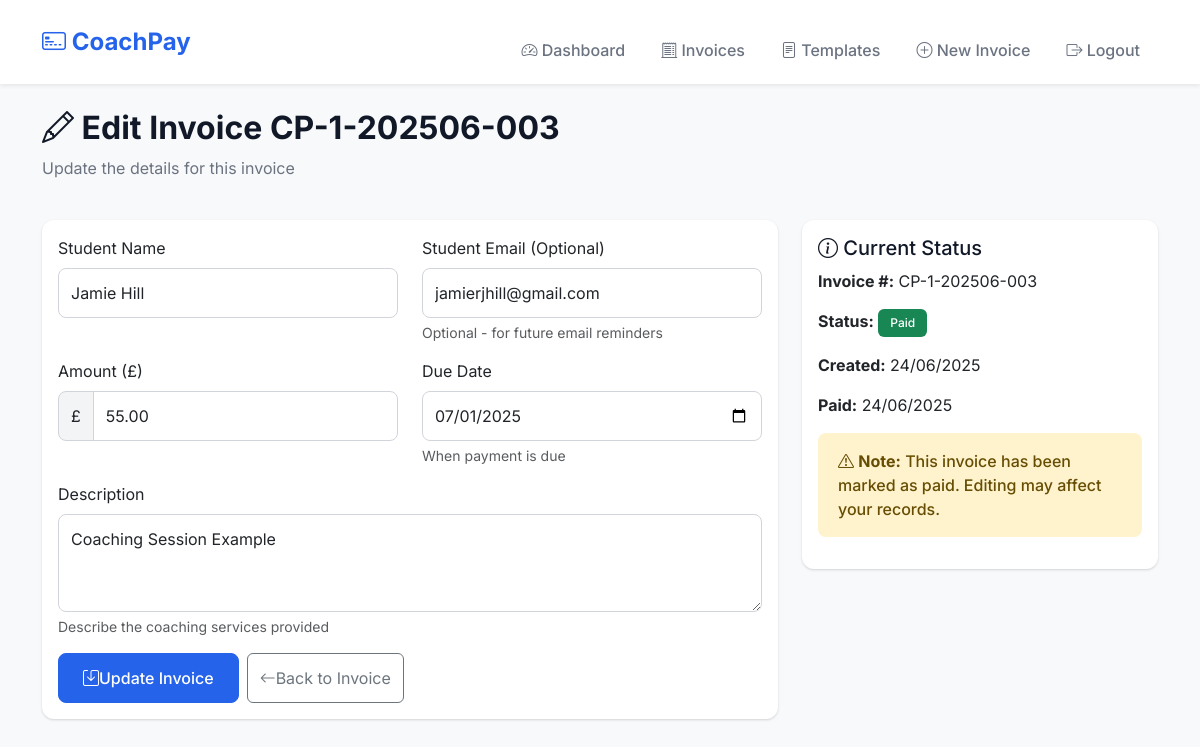
The app's page /edit-invoice/3 (signed in) with its own data.
### app.py (models this page shows, shortened)
class Invoice(db.Model):
    id = db.Column(db.Integer, primary_key=True)
    coach_id = db.Column(db.Integer, db.ForeignKey('coach.id'), nullable=False)
    template_id = db.Column(db.Integer, db.ForeignKey('invoice_template.id'), nullable=True)
    invoice_number = db.Column(db.String(50), unique=True, nullable=False)
    student_name = db.Column(db.String(100), nullable=False)
    student_email = db.Column(db.String(120))
    date_issued = db.Column(db.Date, nullable=False, default=datetime.utcnow().date())
    due_date = db.Column(db.Date, nullable=False)
    amount = db.Column(sa.Numeric(10, 2), nullable=False)
    description = db.Column(db.Text, nullable=False)
    status = db.Column(db.String(20), default='pending')  # pending, paid, overdue
    created_at = db.Column(db.DateTime, default=datetime.utcnow)
    paid_at = db.Column(db.DateTime)

### app.py (the view, shortened to what this page needs)
@app.route('/edit-invoice/<int:invoice_id>', methods=['GET', 'POST'])
@login_required
def edit_invoice(invoice_id):
    invoice = Invoice.query.filter_by(
        id=invoice_id,
        coach_id=session['coach_id']
    ).first_or_404()
    form = InvoiceForm(obj=invoice)
    return render_template('edit_invoice.html', form=form, invoice=invoice)

### app.py
class InvoiceForm(FlaskForm):
    student_name = StringField('Student Name', validators=[DataRequired(), Length(min=2, max=100)])
    student_email = EmailField('Student Email (Optional)', validators=[Email()])
    amount = DecimalField('Amount (£)', validators=[DataRequired(), NumberRange(min=0.01, max=9999.99)])
    description = TextAreaField('Description', validators=[DataRequired(), Length(max=500)])
    due_date = DateField('Due Date', validators=[DataRequired()])

### app.py (called while the page is built)
def login_required(f):
    @wraps(f)
    def decorated_function(*args, **kwargs):
        if 'coach_id' not in session:
            flash('Please log in to access this page.', 'warning')
            return redirect(url_for('login'))
        return f(*args, **kwargs)
    return decorated_function

@app.after_request
def after_request(response):
    response.headers['X-Content-Type-Options'] = 'nosniff'
    response.headers['X-Frame-Options'] = 'DENY'
    response.headers['X-XSS-Protection'] = '1; mode=block'
    if not is_development:
        response.headers['Strict-Transport-Security'] = 'max-age=31536000; includeSubDomains'
    response.headers['Content-Security-Policy'] = ("default-src 'self'; "
                                                   "script-src 'self' 'unsafe-inline' https://cdn.jsdelivr.net; "
                                                   "style-src 'self' 'unsafe-inline' https://cdn.jsdelivr.net https://fonts.googleapis.com; "
                                                   "font-src 'self' https://cdn.jsdelivr.net https://fonts.gstatic.com; "
                                                   "img-src 'self' data:;")
    return response

### templates/edit_invoice.html (shortened to what this page needs)
{% extends "base.html" %}
{% block content %}
<div class="row mb-4">
    <div class="col-12">
        <h2 class="fw-bold"><i class="bi bi-pencil"></i> Edit Invoice {{ invoice.invoice_number }}</h2>
        <p class="text-muted">Update the details for this invoice</p>
    </div>
</div>
<div class="row">
    <div class="col-lg-8">
        <div class="card">
            <div class="card-body">
                <form method="POST">
                    <div class="row">
                        <div class="col-md-6 mb-3">
                            {{ form.student_name.label(class="form-label") }}
                            {{ form.student_name(class="form-control", placeholder="e.g., John Smith") }}
                        </div>
                        <div class="col-md-6 mb-3">
                            {{ form.student_email.label(class="form-label") }}
                            {{ form.student_email(class="form-control", placeholder="john@example.com") }}
                            <div class="form-text">Optional - for future email reminders</div>
                        </div>
                    </div>
                    <div class="row">
                        <div class="col-md-6 mb-3">
                            {{ form.amount.label(class="form-label") }}
                            <div class="input-group">
                                <span class="input-group-text">£</span>
                                {{ form.amount(class="form-control", step="0.01", placeholder="50.00") }}
                            </div>
                        </div>
                        <div class="col-md-6 mb-3">
                            {{ form.due_date.label(class="form-label") }}
                            {{ form.due_date(class="form-control") }}
                            <div class="form-text">When payment is due</div>
                        </div>
                    </div>
                    <div class="mb-3">
                        {{ form.description.label(class="form-label") }}
                        {{ form.description(class="form-control", rows="3", placeholder="e.g., Tennis coaching sessions - January 2025 (4 x 1-hour sessions)") }}
                        <div class="form-text">Describe the coaching services provided</div>
                    </div>
                    <div class="d-flex gap-2">
                        <button type="submit" class="btn btn-primary">
                            <i class="bi bi-save"></i> Update Invoice
                        </button>
                        <a href="{{ url_for('view_invoice', invoice_id=invoice.id) }}" class="btn btn-outline-secondary">
                            <i class="bi bi-arrow-left"></i> Back to Invoice
                        </a>
                    </div>
                </form>
            </div>
        </div>
    </div>
    <div class="col-lg-4">
        <div class="card">
            <div class="card-body">
                <h5><i class="bi bi-info-circle"></i> Current Status</h5>
                <div class="mb-3">
                    <strong>Invoice #:</strong> {{ invoice.invoice_number }}
                </div>
                <div class="mb-3">
                    <strong>Status:</strong>
                    {% if invoice.status == 'paid' %}
                        <span class="badge bg-success">Paid</span>
                    {% elif invoice.status == 'overdue' %}
                        <span class="badge bg-danger">Overdue</span>
                    {% else %}
                        <span class="badge bg-warning text-dark">Pending</span>
                    {% endif %}
                </div>
                <div class="mb-3">
                    <strong>Created:</strong> {{ invoice.created_at.strftime('%d/%m/%Y') }}
                </div>
                {% if invoice.paid_at %}
                <div class="mb-3">
                    <strong>Paid:</strong> {{ invoice.paid_at.strftime('%d/%m/%Y') }}
                </div>
                {% endif %}
                {% if invoice.status == 'paid' %}
                <div class="alert alert-warning">
                    <i class="bi bi-exclamation-triangle"></i>
                    <strong>Note:</strong> This invoice has been marked as paid. Editing may affect your records.
                </div>
                {% endif %}
            </div>
        </div>
    </div>
</div>
{% endblock %}

### templates/base.html (style rules this page uses)
:root { --primary-color: #2563eb; --primary-hover: #1d4ed8; --success-color: #059669; --warning-color: #d97706; --danger-color: #dc2626; --text-muted: #6b7280; --border-radius: 0.75rem; --shadow: 0 1px 3px 0 rgba(0, 0, 0, 0.1), 0 1px 2px 0 rgba(0, 0, 0, 0.06); }
body { background-color: #f8f9fa; font-family: 'Inter', -apple-system, BlinkMacSystemFont, sans-serif; font-size: 16px; line-height: 1.5; -webkit-font-smoothing: antialiased; -moz-osx-font-smoothing: grayscale; }
.card { border: none; box-shadow: var(--shadow); border-radius: var(--border-radius); margin-bottom: 1rem; }
.btn-primary { background-color: var(--primary-color); border-color: var(--primary-color); font-weight: 500; padding: 0.75rem 1.5rem; border-radius: 0.5rem; }
.btn { min-height: 44px; display: inline-flex; align-items: center; justify-content: center; text-decoration: none; }
.badge { font-weight: 500; padding: 0.5rem 0.75rem; border-radius: 0.375rem; }
.alert { border: none; border-radius: 0.5rem; font-weight: 500; padding: 1rem 1.25rem; }
.text-muted { color: var(--text-muted) !important; }
h1, h2, h3, h4, h5, h6 { color: #111827; line-height: 1.25; }
.form-control, .form-select { padding: 0.75rem; border-radius: 0.5rem; border: 1px solid #d1d5db; font-size: 16px; }
.input-group-text { padding: 0.75rem; border-radius: 0.5rem 0 0 0.5rem; background-color: #f3f4f6; border-color: #d1d5db; }

### records on screen
Invoice: invoice_number "CP-1-202506-003", student_name "Jamie Hill", student_email "jamierjhill@gmail.com", amount "55.00", due_date "07/01/2025", description "Coaching Session Example", created_at "24/06/2025", paid_at "24/06/2025"
